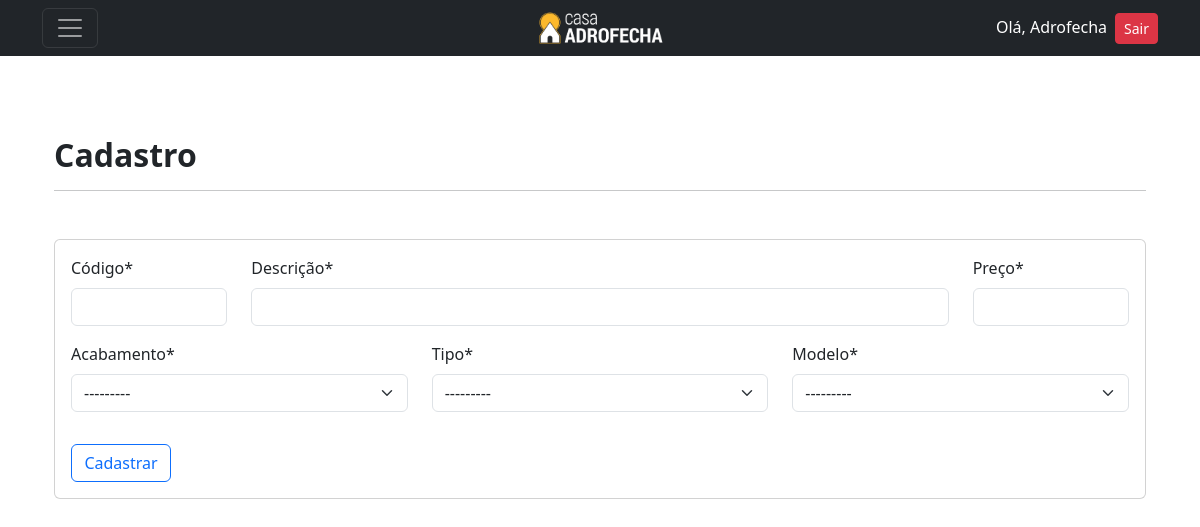
The app's page /cadastrar/divisor (signed in) with its own data.
### cadastros/models.py (models this page shows)
class Acabamento(models.Model):
    acabamento = models.CharField(max_length=50, unique=True)
    codigo_rgb = models.CharField(max_length=15, verbose_name="Código RGB",)
    class Meta:
        verbose_name = 'Acabamento'
        verbose_name_plural = 'Acabamentos'
        ordering = ["acabamento"]
    def __str__(self):
        return self.acabamento

class Tipo(models.Model):
    tipo = models.CharField(max_length=30, unique=True)
    class Meta:
        ordering = ["tipo"]
    def __str__(self):
        return self.tipo

class ModeloDivisor(models.Model):
    modelo = models.CharField(max_length=10, unique=True)
    class Meta:
        verbose_name = 'Modelo Divisor'
        verbose_name_plural = 'Modelo Divisores'
        ordering = ["modelo"]
    def __str__(self):
        return self.modelo

### cadastros/views.py (the view)
# urls.py: path('cadastrar/divisor', DivisorCreate.as_view(), name='cadastrar-divisor'),
class DivisorCreate(LoginRequiredMixin,PermissionRequiredMixin, CreateView):
    model = Divisor
    fields = ['codigo', 'descricao', 'preco', 'acabamento', 'tipo', 'modelo']
    template_name = 'cadastros/CadDivisor.html'
    success_url = reverse_lazy('listar-divisor')
    permission_required = 'cadastros.add.divisor'

### cadastros/templates/cadastros/CadDivisor.html (shortened to what this page needs)
CadPuxador.html{% extends 'base.html' %}
{% load static %}
{% load crispy_forms_tags %}
{% block content %}
<div class="container mt-5 pt-5">
<h3 class="fs-2 fw-semibold">Cadastro</h3>
<hr>
<div class="">
    <form class="card p-3 mt-5" autocomplete="off" action="" method="POST">
        <div class="row">
            <div class="col-2">{{ form.codigo|as_crispy_field }}</div>
            <div class="col-8">{{ form.descricao|as_crispy_field }}</div>
            <div class="col-2">{{ form.preco|as_crispy_field }}</div>
        </div>
        <div class="row">
            <div class="col-4">{{ form.acabamento|as_crispy_field }}</div>
            <div class="col-4">{{ form.tipo|as_crispy_field }}</div>
            <div class="col-4">{{ form.modelo|as_crispy_field }}</div>
        </div>
        <button type="submit" class="mt-3 btn btn-outline-primary" style="width: 100px;">Cadastrar</button>
    </form>
</div>
{% endblock %}

### paginas/templates/navbar.html (shortened to what this page needs)
{% load static %}
<nav class="navbar navbar-dark bg-dark fixed-top">
  <div class="container d-flex justify-content-between align-items-center">
      <div class="col-4">
        <button class="navbar-toggler" type="button" data-bs-toggle="offcanvas" data-bs-target="#offcanvasDarkNavbar" aria-controls="offcanvasDarkNavbar">
        <span class="navbar-toggler-icon"></span>
        </button>
      </div>
      <div class="col-4 d-flex justify-content-center">
          <a href="{% url 'inicio' %}"><img src="{% static 'paginas/images/LogoPreto2.png' %}" alt="Logo" width="130" height="40"</img></a>
      </div>
      <div class="col-4 d-flex justify-content-end">
              <ul class="list-unstyled mb-0">
                  {% if request.user.is_authenticated %}
                  <li><a style="color:white" ;>Olá, {{ user.username }}</a><a class="ms-2 btn btn-danger btn-sm" href="{% url 'logout' %}">Sair</a></li>
                  {% else %}
                  <li><a class="btn btn-primary" href="{% url 'login' %}">Entrar</a></li>
                  {% endif %}
              </ul>
      </div>
  </div>
</nav>

### records on screen
Acabamento: acabamento "---------"
Tipo: tipo "---------"
ModeloDivisor: modelo "---------"

### other values on screen
{{ user.username }} "Adrofecha"
